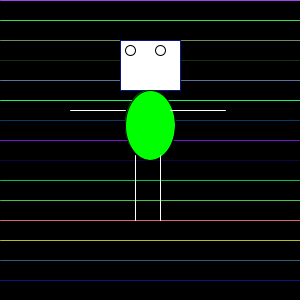
Frame 1 (no input)
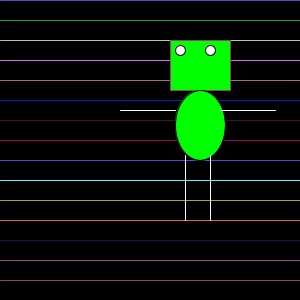
Frame 60 (the mouse pressed at the canvas centre just before this capture)
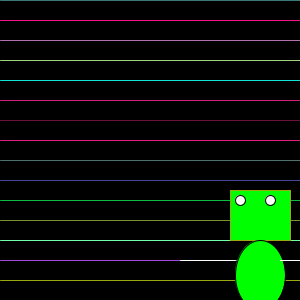
Frame 120 (the mouse held since frame 60 and released just before this capture)

The Processing sketch that drew these frames (run headless with seeded random() and noise(); from frame 60 on, the mouse is pressed at the canvas centre):

// Processing sketch: processing_122817
// ── processing_122817.pde

int posmonX;
int stop = 300;
int spatie = 20;
int y = 0;

int richting;
boolean test;
int teller;

void setup(){
size(300,300);
richting = 10;
test = true;
teller = 0;
posmonX = 0;


}
void draw() {
 background(0);
 while (y < stop){
 stroke (random(255), random(255), random(255));
 line(0,y,width,y);
 y = y + spatie;
 }
 y = 0;
 
 
 
//fill(0,240,0);
rect(posmonX +120,mouseY +40,60,50);

//ellipseMode(ENTER);
fill(255,255,255);
stroke(0,0,0);
ellipse(posmonX +130,mouseY +50,10,10);

//ellipseMode(ENTER);
fill(255,255,255);
stroke(0,0,0);
ellipse(posmonX +160,mouseY +50,10,10);

if (test == true) {
    fill(0, 255, 0);
  }
 else if (test == false) {
    fill(255, 0, 0);
  }
  //ellipseMode(CENTER);
stroke (0,0,0);
ellipse(posmonX +150,mouseY +125,50,70);

stroke(255);
line(posmonX +125,mouseY +110,posmonX +70,mouseY +110);
stroke (255);
line(posmonX +170,mouseY +110,posmonX +225,mouseY +110);

stroke (255);
line(posmonX +135,mouseY +155,posmonX +135,mouseY +220);
stroke (255);
line(posmonX +160,mouseY +155,posmonX +160,mouseY +220);

 posmonX = posmonX + richting;


if(posmonX < 0 || posmonX > 250){
  teller = teller +1;
richting =  - richting;
}
  if (teller == 10) {
    teller = 0;
    test = !test;
  }

  if (test == true) {
    fill(0, 255, 0);
  }
 else if (test == false) {
    fill(255, 0, 0);
  }



}
